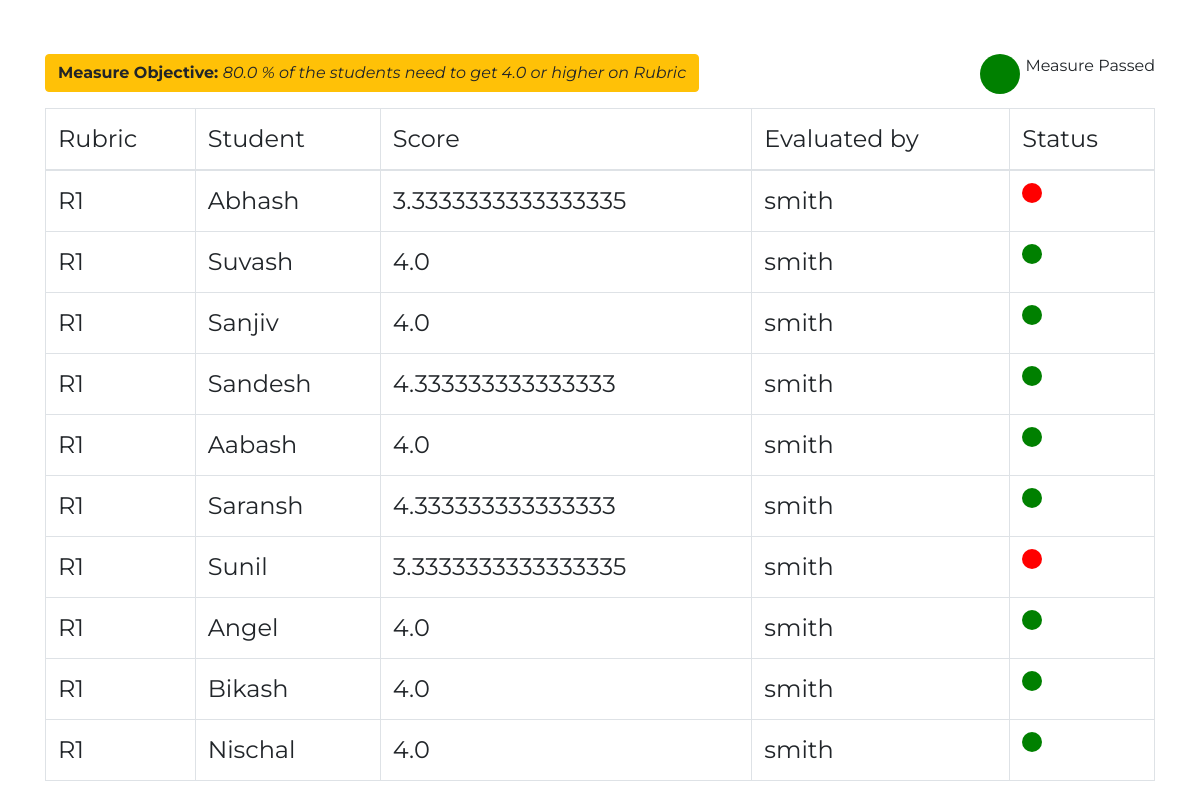
The page /view_rubric_data/1 on the database as committed earlier.
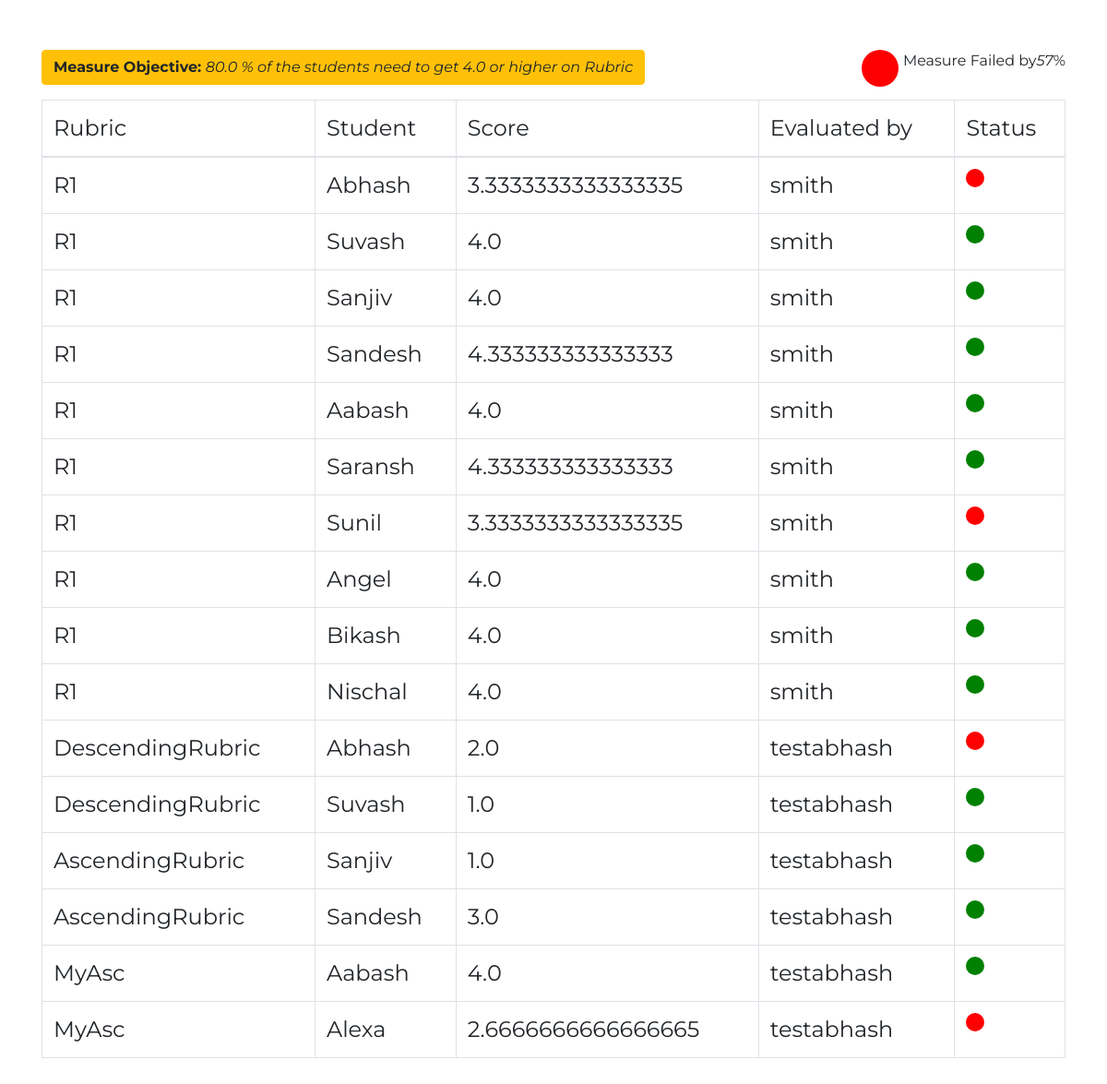
The same page on the database as committed later.
### main/models.py (models this page shows, shortened)
class Measure(models.Model):
    CUTOFF_TYPES = (('Percentage', 'Percentage'),
                  ('Percentile', 'Percentile'),
                  ('Average', 'Average')
                 )
    cutoff_type = models.CharField(max_length = 100, choices=CUTOFF_TYPES, default='Percentage')
    TOOL_TYPES = (('Rubric', 'Rubric'),
                  ('Test score', 'Test score')
                  )
    tool_type = models.CharField(max_length=100, choices=TOOL_TYPES, default='Rubric')
    STATUS_TYPES = (('passing', 'passing'),
                    ('failing', 'failing'),
                    ('passed', 'passed'),
                    ('failed', 'failed')
                    )
    status = models.CharField(max_length=100, choices=STATUS_TYPES, default='failing')
    statusPercent = models.FloatField(default=0.0)
    evaluationPercent = models.FloatField(default=0.0)
    measureTitle = models.CharField(max_length=200, default='', null=True)
    outcome = models.ForeignKey(Outcome, null=True, on_delete = models.CASCADE)
    cutoff_percentage = models.FloatField(null=True, blank = True, default=0)
    cutoff_score = models.FloatField(null=True, blank=True, default=0)
    rubric = models.ForeignKey(Rubric,null=True, blank = True, on_delete = models.CASCADE)
    test_score = models.ForeignKey(Test_score, null=True, blank = True, on_delete = models.CASCADE)
    student = models.ManyToManyField(Student)
    evaluator = models.ManyToManyField(Evaluator)

class evaluate_rubric(models.Model):
    rubric = models.CharField(max_length=200)
    grade_score = models.FloatField()
    student = models.CharField(max_length=200)
    measure = models.ForeignKey(Measure, null=True, on_delete=models.CASCADE)
    evaluated_by = models.CharField(max_length=200)

### main/views.py (the view)
# urls.py: path('view_rubric_data/<int:measure_id>', views.view_rubric_data, name = "view_rubric_data"),
def view_rubric_data(request, measure_id):
    measure = Measure.objects.get(id=measure_id)
    context = rubric_data(measure_id)
    return render(request, 'main/rubric_scores.html', context)

### main/templates/main/rubric_scores.html
{% extends  'base.html' %}
{%load static%}
{% block body_block %}
<div class  = "container-fluid " id = "main_content">
  <div class = "container" style = "margin-top: 15px;padding:15px;" >
    <br />
      <table class = "table table-bordered">
        <thead>
          <div class = "d-flex justify-content-between" >
          <button class = "btn btn-warning mb-3">
            <strong>Measure Objective: </strong>
            <em>
          {{measure.cutoff_percentage}} % of the students need to get
          {%if measure.cutoff_score%}
           {{measure.cutoff_score}}
           {%else%}
           average
           {%endif%}
              or higher
          on {{measure.tool_type}}
          </em>
          </button>
          <div class = "d-flex justify-content-center">
            {%if passed%}
              <div style = "background-color:green; height:40px; width: 40px; border-radius: 50%;   margin-right: 5px;"></div> Measure Passed
            {%else%}
              <div style = "background-color:red; height:40px; width: 40px; border-radius: 50%;   margin-right: 5px;"> </div>Measure Failed by <em> {{measure.statusPercent|floatformat:"0"}}</em>%
            {%endif%}
          </div>
          </div>
          <tr>
             <td> Rubric </td>
             <td> Student </td>
             <td> Score </td>
             <td> Evaluated by </td>
             <td> Status </td>
          </tr>
        </thead>
        <tbody>
          {%for st in evaluated_list%}
           <tr>
              <td> {{st.rubric}} </td>
              <td> {{st.student}} </td>
              <td> {{st.grade_score}} </td>
              <td> {{st.evaluated_by}} </td>
              {%if st.student in bin_array%}
                <td> <div style = "background-color:green; height:20px; width: 20px; border-radius: 50%;"></div> </td>
              {%else%}
                  <td><div style = "background-color:red; height:20px; width: 20px; border-radius: 50%;"> </div></td>
              {%endif%}
          {%endfor%}
    </tr>
          </tbody>
          </table>
  </div>
</div>
{%endblock%}

### main/templates/base.html (shortened to what this page needs)
{% load static %}
<!DOCTYPE html>
<html lang="en">
<head>
    <link rel="stylesheet" href="https://stackpath.bootstrapcdn.com/bootstrap/4.3.1/css/bootstrap.min.css">
    <link rel="stylesheet" href = "{% static 'css/landing.css' %}">
    <link rel="stylesheet" href="https://use.fontawesome.com/releases/v5.7.2/css/all.css">
</head>
<body>
  {% block body_block %}
  {% endblock %}
</body>
</html>

### main/static/css/landing.css (style rules this page uses)
body { font-family: Montserrat, Lato, 'Nunito Sans', Helvetica, Arial, Platino, Garamond, Bookman, Lucidia; }
body { height: 100vh; }
td { font-size: 1.5rem; }

Rows that differ between the two databases and show on the page:
changed Measure "Rubric": statusPercent (not shown) → "57"
added evaluate_rubric: rubric "DescendingRubric", student "Abhash", grade_score "2.0", evaluated_by "testabhash"
added evaluate_rubric: rubric "DescendingRubric", student "Suvash", grade_score "1.0", evaluated_by "testabhash"
added evaluate_rubric: rubric "AscendingRubric", student "Sanjiv", grade_score "1.0", evaluated_by "testabhash"
added evaluate_rubric: rubric "AscendingRubric", student "Sandesh", grade_score "3.0", evaluated_by "testabhash"
added evaluate_rubric: rubric "MyAsc", student "Aabash", grade_score "4.0", evaluated_by "testabhash"
added evaluate_rubric: rubric "MyAsc", student "Alexa", grade_score "2.6666666666666665", evaluated_by "testabhash"
Other text that changed with them:
text no longer shown: "Measure Passed"
text now shown: "Measure Failed by %"
